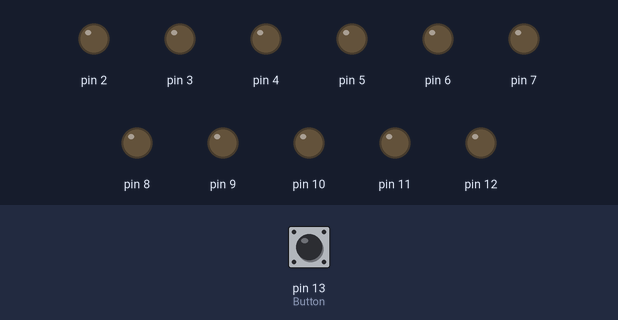
A sketch run on a simulated Arduino Uno, built with avr-gcc and run on an emulated ATmega328P. Parts: output pins drawn as LEDs (lit = HIGH). The test bench sets the inputs (shaded band); at power-on: pin 13 (Button) LOW. What the sketch prints to the serial monitor is not drawn.

Above: at 1.2 s.
1.3 s: pin 13 (Button) pulled HIGH for 0.15 s
At 1.6 s:
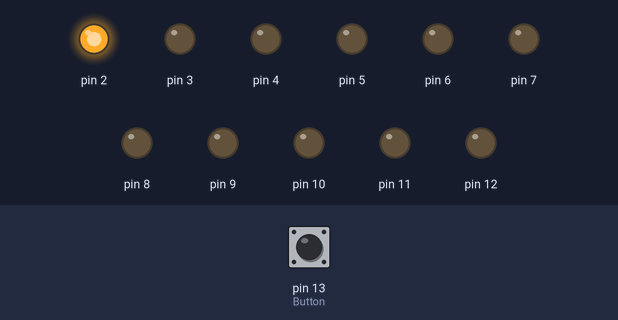
At 3.1 s:
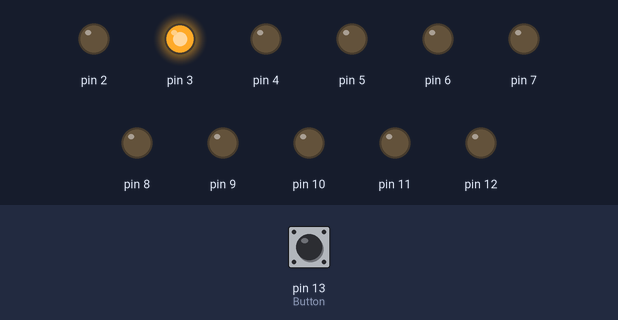
10.4 s: pin 13 (Button) pulled HIGH for 3.2 s
At 10.4 s:
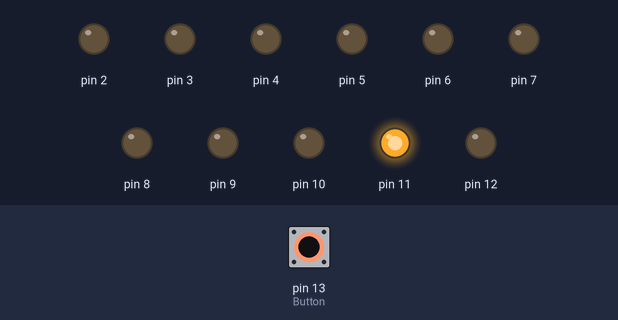
Timing chart, 0 to 21.1 s (numbered marks = the images above; inputs shaded):
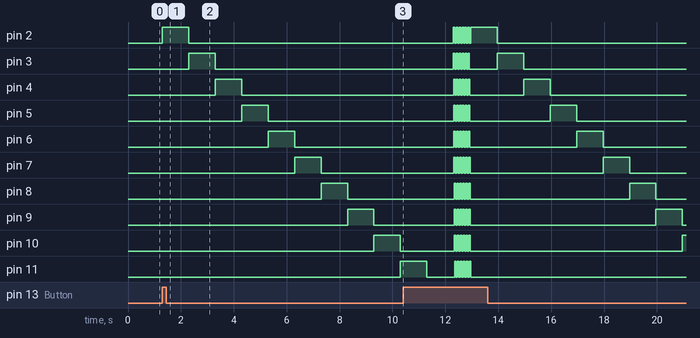

The sketch:

Countdown2.ino
```cpp
int buttonPressed = 0;        // Variabel för att lagra knappen's status
void setup() {
  for (int pinNumber = 2; pinNumber <= 12; pinNumber++) {
    pinMode(pinNumber, OUTPUT); //Set up LED
    digitalWrite(pinNumber, LOW); // Turn all off

  }
  pinMode(13, INPUT); //Button
  Serial.begin(9600);
}

void loop() {

  for (int ledNumber = 2; ledNumber <=12; ledNumber++){
    digitalWrite(ledNumber, LOW);
    Serial.print(ledNumber);
  }
  buttonPressed = digitalRead(13);
  if (buttonPressed == HIGH){


  //Turn every LED on with a delay of 1.000 second
  for (int ledNumber = 2; ledNumber <= 12; ledNumber++){
    digitalWrite(ledNumber, HIGH);

    delay(1000);
    digitalWrite(ledNumber, LOW);

  }
  for (int blinking = 0; blinking <=5; blinking++){
  for (int ledNumber = 2; ledNumber <= 12; ledNumber++){
    digitalWrite(ledNumber, HIGH);
    delay (5);

  }
    for (int ledNumber = 2; ledNumber <= 12; ledNumber++){
    digitalWrite(ledNumber, LOW);
    delay (5);
    }
  }
  }
  }
```

Measured:
- after the input at 1.3 s, pin 2: LOW → HIGH at once, → LOW 1.0 s later; pin 3: LOW → HIGH after 1.0 s, → LOW 1.0 s later; pin 4: LOW → HIGH after 2.0 s, → LOW 1.0 s later; pin 5: LOW → HIGH after 3.0 s, → LOW 1.0 s later; pin 6: LOW → HIGH after 4.0 s, → LOW 1.0 s later
- by itself, pin 12: repeats every 0.11 s: LOW 0.05 s, HIGH 0.06 s, until it stays LOW from 13.0 s
